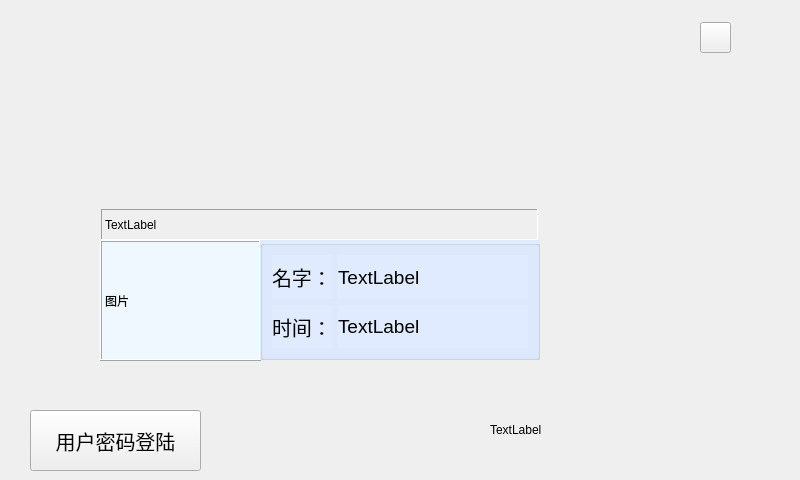
<?xml version="1.0" encoding="UTF-8"?>
<ui version="4.0">
 <class>Login</class>
 <widget class="QWidget" name="Login">
  <property name="geometry">
   <rect>
    <x>0</x>
    <y>0</y>
    <width>800</width>
    <height>480</height>
   </rect>
  </property>
  <property name="windowTitle">
   <string>Form</string>
  </property>
  <property name="styleSheet">
   <string notr="true"/>
  </property>
  <widget class="QLabel" name="label">
   <property name="geometry">
    <rect>
     <x>100</x>
     <y>240</y>
     <width>161</width>
     <height>121</height>
    </rect>
   </property>
   <property name="styleSheet">
    <string notr="true">background-color: rgb(239, 248, 255);</string>
   </property>
   <property name="frameShape">
    <enum>QFrame::Box</enum>
   </property>
   <property name="frameShadow">
    <enum>QFrame::Raised</enum>
   </property>
   <property name="lineWidth">
    <number>1</number>
   </property>
   <property name="text">
    <string>图片</string>
   </property>
  </widget>
  <widget class="QGroupBox" name="groupBox">
   <property name="geometry">
    <rect>
     <x>260</x>
     <y>240</y>
     <width>280</width>
     <height>120</height>
    </rect>
   </property>
   <property name="font">
    <font>
     <pointsize>15</pointsize>
    </font>
   </property>
   <property name="styleSheet">
    <string notr="true">background-color: rgb(224, 235, 255);</string>
   </property>
   <property name="title">
    <string/>
   </property>
   <layout class="QGridLayout" name="gridLayout">
    <item row="0" column="0">
     <widget class="QLabel" name="label_2">
      <property name="sizePolicy">
       <sizepolicy hsizetype="Fixed" vsizetype="Preferred">
        <horstretch>0</horstretch>
        <verstretch>0</verstretch>
       </sizepolicy>
      </property>
      <property name="font">
       <font>
        <pointsize>15</pointsize>
       </font>
      </property>
      <property name="text">
       <string>名字：</string>
      </property>
     </widget>
    </item>
    <item row="0" column="1">
     <widget class="QLabel" name="label_name_login">
      <property name="font">
       <font>
        <pointsize>14</pointsize>
       </font>
      </property>
      <property name="text">
       <string>TextLabel</string>
      </property>
     </widget>
    </item>
    <item row="1" column="0">
     <widget class="QLabel" name="label_3">
      <property name="font">
       <font>
        <pointsize>15</pointsize>
       </font>
      </property>
      <property name="text">
       <string>时间：</string>
      </property>
     </widget>
    </item>
    <item row="1" column="1">
     <widget class="QLabel" name="label_time">
      <property name="font">
       <font>
        <pointsize>14</pointsize>
       </font>
      </property>
      <property name="text">
       <string>TextLabel</string>
      </property>
     </widget>
    </item>
   </layout>
  </widget>
  <widget class="QLabel" name="label_shua">
   <property name="geometry">
    <rect>
     <x>490</x>
     <y>389</y>
     <width>221</width>
     <height>81</height>
    </rect>
   </property>
   <property name="text">
    <string>TextLabel</string>
   </property>
  </widget>
  <widget class="QPushButton" name="pushButton_password_login">
   <property name="geometry">
    <rect>
     <x>30</x>
     <y>410</y>
     <width>171</width>
     <height>61</height>
    </rect>
   </property>
   <property name="font">
    <font>
     <pointsize>15</pointsize>
    </font>
   </property>
   <property name="text">
    <string>用户密码登陆</string>
   </property>
  </widget>
  <widget class="QPushButton" name="pushButton_exit">
   <property name="geometry">
    <rect>
     <x>700</x>
     <y>22</y>
     <width>31</width>
     <height>31</height>
    </rect>
   </property>
   <property name="text">
    <string/>
   </property>
  </widget>
  <widget class="QLabel" name="label_info">
   <property name="geometry">
    <rect>
     <x>101</x>
     <y>209</y>
     <width>437</width>
     <height>31</height>
    </rect>
   </property>
   <property name="frameShape">
    <enum>QFrame::Panel</enum>
   </property>
   <property name="frameShadow">
    <enum>QFrame::Sunken</enum>
   </property>
   <property name="text">
    <string>TextLabel</string>
   </property>
  </widget>
 </widget>
 <resources/>
 <connections/>
</ui>
